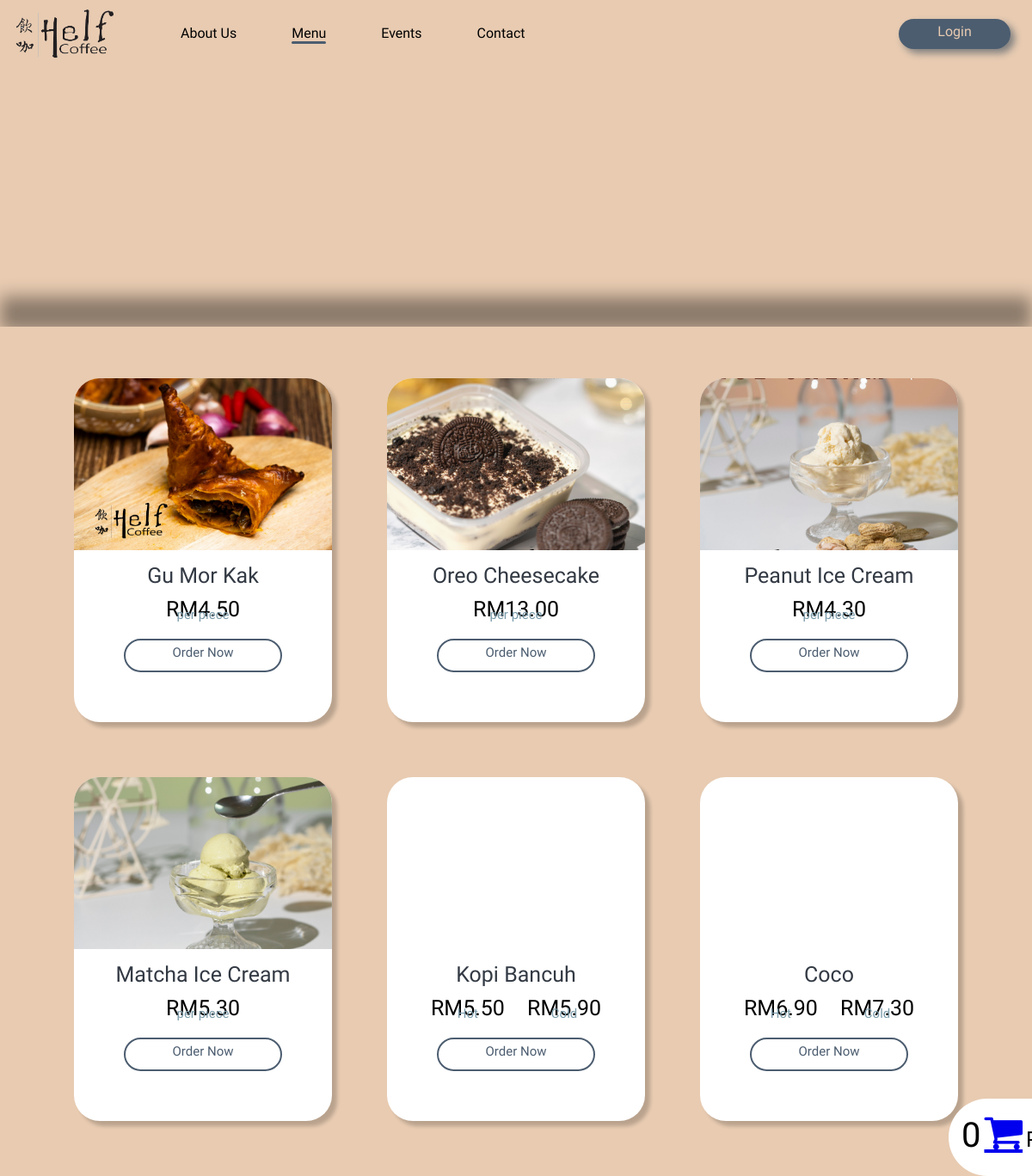
Page /User/menu_best_seller.php on the committed database.
### tables this page shows
CREATE TABLE `product` (
  `product_id` int(11) NOT NULL,
  `product_name` text NOT NULL,
  `price` float NOT NULL,
  `product_type` int(100) NOT NULL,
  `product_desc` text NOT NULL,
  `product_quan` int(100) NOT NULL,
  `product_cal` int(100) NOT NULL,
  `best_seller` tinyint(1) NOT NULL,
  `product_img` varchar(100) NOT NULL,
  `pixel` int(10) NOT NULL
);

### User/menu_best_seller.php (the view, shortened to what this page needs)
<?php
    include 'dbConnection.php';
 ?>
<!DOCTYPE html>
<html lang="en">
<head>
    <link rel="stylesheet" href="css/menu_style.css">
    <link rel="stylesheet" href="https://cdnjs.cloudflare.com/ajax/libs/font-awesome/4.7.0/css/font-awesome.min.css">
</head>
<body>
    <div class="nav_bar">
        <div class="logo">
            <a href="index.php"><img src="images/helf_coffee_logo.png" alt="Helf Coffee Logo" style="width: 130px" href="index.html"></a>
        </div>
        <?php if(!isset($_SESSION['logged_in'])) : ?>
        <a href="user_login.php" class="login">Login</a>
        <?php endif ?>
        <nav class="pages">
            <ul>
                <li><a href="#">About Us</a></li>
                <li><a class="active" href="menu_best_seller.php">Menu</a></li>
                <li><a href="events.php">Events</a></li>
                <li><a href="contact_us.php">Contact</a></li>
            </ul>
        </nav>
    </div>
    <div class="menu_bar" id="scroll">
        <div class="blur"></div>
        <ul>
        </ul>
    </div>
    <div class="content_container">
        <div class="item_container">
            <?php
                    $sql = $conn->query("SELECT * FROM product WHERE best_seller = 1 AND product_type != 3 ORDER BY product_id");
                    $sql2 = $conn->query("SELECT * FROM product WHERE best_seller = 1 AND product_type = 3 ORDER BY product_id");
                    ?>
                    <?php
                    if($sql->num_rows > 0)
                    {
                        while($data=$sql->fetch_assoc())
                        {
                    ?>
                <div class="item">
                <div class="item_pic">
                <?php
                    echo  '<img style="bottom: '.$data['pixel'].'px;" src="'.$data['product_img'].'"/>';
                ?>
                </div>
                <div class="description">
                    <div class="item_name"><center><?php echo $data['product_name']?></center></div>
                    <div class="price">
                        <center>RM<?php echo number_format($data['price'], 2);?></center>
                        <div class="sub_price"><center>per piece</center></div>
                    </div>
                    <div class="order_btn" onclick="togglePopup_<?php echo $data['product_id']?>()"><center>Order Now</center></div>
                </div>
            </div>
            <?php
            }
            while($data=$sql2->fetch_assoc())
                        {
                        $cold = 0.40;
                    ?>
                <div class="item">
                <div class="item_pic">
                </div>
                <div class="description">
                    <div class="item_name"><center><?php echo $data['product_name']?></center></div>
                    <div class="price">
                        <div class="price">
                            <center>RM<?php echo number_format($data['price'], 2);?></center>
                            <div class="sub_price"><center>Hot</center></div>
                        </div>
                        <div class="price">
                            <center>RM<?php echo number_format($data['price'] +$cold , 2);?></center>
                            <div class="sub_price"><center>Cold</center></div>
                        </div>
                    </div>
                    <div class="order_btn" onclick="togglePopup_<?php echo $data['product_id']?>()"><center>Order Now</center></div>
                </div>
            </div>
            <?php
            }
            }
            ?>
        </div>
        <div class="cart-btn" id="cart">
            <?php
                $result = $conn->query("SELECT COUNT(*) FROM `cart_temp`");
                $row = $result->fetch_row();
            ?>
            <span class ="cart-quantity"><?php echo $row[0];?></span>
            <?php if(!isset($_SESSION['logged_in'])){ ?>
            <a href ="user_login.php"class="fa fa-shopping-cart fa-3x" aria-hidden="true" onclick="alert('Please log in before proceeding to your cart');"></a>
            <?php
            }else{ ?>
            <a href ="cart.php"class="fa fa-shopping-cart fa-3x" aria-hidden="true"></a>
            <?php
            } ?>
            <span id="cart-success" style = "font-size: 25px">Product successfully added to cart</span>
        </div>
</body>
</html>

### User/css/menu_style.css (style rules this page uses)
body { margin: 0; background-color: #E8CBB1; }
.nav_bar { background-color: #E8CBB1; padding: 5px 10px; font-family: 'Marhey', cursive; height: 70px; }
.logo, .pages { display: inline-block; }
.pages { position: absolute; }
.pages ul li { list-style: none; display: inline-block; text-align: center; margin: 0 30px; padding-top: 8px; }
.pages ul li a { position: relative; text-decoration: none; color: black; width: 0; }
.pages ul li a::after { content: ""; display: block; background-color: #4C5D70; height: 3px; width: 0%; border-radius: 20px; position: absolute; left: 50%; }
.pages ul li .active::after { content: ""; display: block; background-color: #4C5D70; height: 3px; width: 100%; border-radius: 20px; position: absolute; left: 0; }
.login { position: relative; float: right; background-color: #4C5D70; color: #E8CBB1; width: 120px; height: 30px; border-radius: 30px; text-align: center; text-decoration: none; margin: 17px 15px; padding: 5px 5px 0; box-shadow: 5px 5px 8px grey; z-index: 1; }
.login::before { content: ""; display: block; position: absolute; top: 0; bottom: 0; right: 0; left: 0; background-color: #E8CBB1; border-radius: 30px; border: 2px solid #4C5D70; z-index: -1; transform: scaleX(0); transition: transform 0.3s ease-in-out; }
.blur { width: 100%; height: 40px; background-color: rgba(0, 0, 0, 0.4); position: absolute; top: 345px; z-index: 1; filter: blur(10px); }
.content_container { width: 100%; background-color: #E8CBB1; padding: 30px 0px; position: absolute; top: 380px; z-index: 2; }
.item_container { width: 100%; margin: auto; text-align: center; }
.item { display: inline-block; width: 300px; height: 400px; border-radius: 30px; overflow: hidden; background-color: white; box-shadow: 6px 6px 4px rgba(0, 0, 0, 0.2); margin: 30px 30px; font-family: 'Marhey', cursive; font-size: 25px; }
.item_pic { width: 300px; height: 200px; overflow: hidden; }
.item img { width: 300px; position: relative; }
.description { width: 300px; height: 200px; margin-top: 15px; }
.item_name { margin: 5px 0 10px; color: #333A44; }
.price { display: inline-block; margin: 0 10px; }
.sub_price { font-size: 15px; position: relative; bottom: 17px; color: #7C9CAB; }
.order_btn { position: relative; background-color: white; color: #4C5D70; border: 2px solid #4C5D70; width: 180px; height: 30px; border-radius: 30px; font-size: 15px; margin: auto; padding-top: 5px; z-index: 1; }
.order_btn::before { content: ""; display: block; width: 180px; height: 35px; position: absolute; bottom: -1px; left: -1px; background-color: #4C5D70; border-radius: 30px; border: 2px solid #4C5D70; transition: transform 0.3s ease-in-out; transform: scaleX(0); z-index: -1; }
.cart-btn { position: fixed; right: 0px; bottom: 0px; width: 530px; height: 60px; background-color:rgb(255, 255, 255); padding: 15px; border-bottom-left-radius: 50px; border-top-left-radius: 50px; right: -463px; }
span { font-family: 'Marhey', cursive; font-size: 40px; }

### rows in the picture
product: shows a picture, product_name "Gu Mor Kak", price "4.50"
product: product_img (picture), product_name "Oreo Cheesecake", price "13.00"
product: product_img (picture), product_name "Peanut Ice Cream", price "4.30"
product: product_img (picture), product_name "Matcha Ice Cream", price "5.30"
product: product_name "Kopi Bancuh", price "5.50", $data['price'] +$cold "5.90"
product: product_name "Coco", price "6.90", $data['price'] +$cold "7.30"

### other values in the picture
$row[0] "0"
